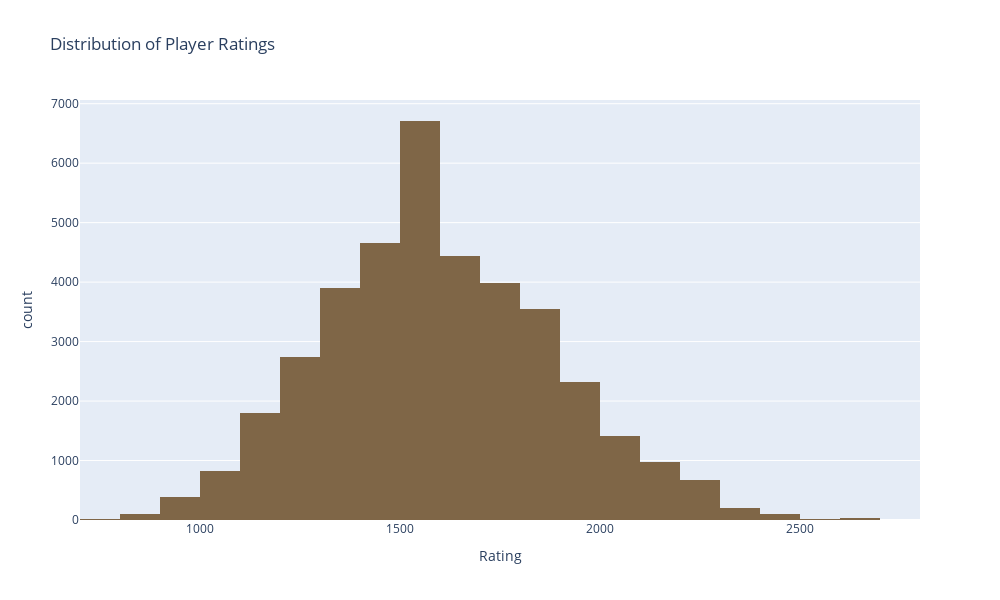

The code cell stored with this chart in its notebook:
### Markdown cell above
#### Distribuição de Ratings

### Code cell
# Juntando ratings de preto e branco
ratings = pd.concat([df['white_rating'], df['black_rating']])  

# Histograma
fig = px.histogram(ratings, 
                   title='Distribution of Player Ratings',
                   labels={'value':'Rating'},
                   width=1000, height=600,
                   nbins=30,  # alterando número de bins para plotar valores de 100 em 100
                   color_discrete_sequence=[colorD]
                  )
# Removendo a legenda do gráfico
fig.update_layout(showlegend=False)

fig.show()

### Figure 1 — Plotly figure (JSON) as saved in the notebook; plotly's stock layout.template omitted (floating-point values rounded to 4 significant figures; data arrays with more than 128 entries replaced by an {"elided": "..."} marker saying what was removed)
{"data": [{"alignmentgroup": "True", "bingroup": "x", "hovertemplate": "variable=0<br>Rating=%{x}<br>count=%{y}<extra></extra>", "legendgroup": "0", "marker": {"color": "#7F6647", "pattern": {"shape": ""}}, "name": "0", "nbinsx": 30, "offsetgroup": "0", "orientation": "v", "showlegend": true, "type": "histogram", "x": {"elided": "38858 int values"}, "xaxis": "x", "yaxis": "y"}], "layout": {"barmode": "relative", "height": 600, "legend": {"title": {"text": "variable"}, "tracegroupgap": 0}, "showlegend": false, "title": {"text": "Distribution of Player Ratings"}, "width": 1000, "xaxis": {"anchor": "y", "autorange": true, "domain": [0, 1], "range": [699.5, 2800.0], "title": {"text": "Rating"}, "type": "linear"}, "yaxis": {"anchor": "x", "autorange": true, "domain": [0, 1], "range": [0, 7062.0], "title": {"text": "count"}}}}
